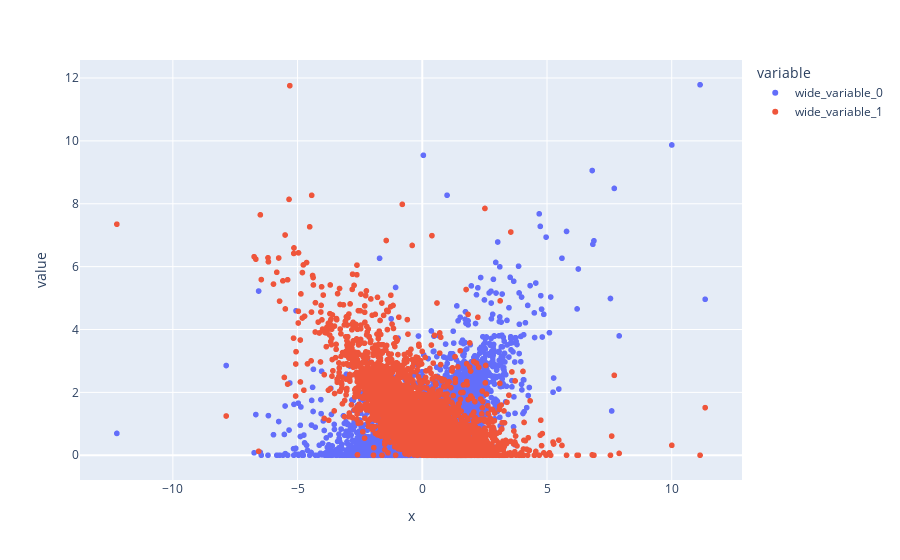

Notebook code for this chart:
### Code cell
predictor = "MLP"
results = manager.load("{}_results".format(predictor))
data = manager.load("2020-07-20-2020-07-28:1d")

high = (data["high"] - data["open"])/data["open"] * 100
low = (data["open"] - data["low"])/data["open"] * 100

fig = ex.scatter(x=results["{}_predicted".format(predictor)][:5970], y=[high[1:], low[1:]])
fig.show()

### Figure 1 — Plotly figure (JSON) as saved in the notebook; plotly's stock layout.template omitted (floating-point values rounded to 4 significant figures; data arrays with more than 128 entries replaced by an {"elided": "..."} marker saying what was removed)
{"data": [{"hovertemplate": "variable=wide_variable_0<br>x=%{x}<br>value=%{y}<extra></extra>", "legendgroup": "wide_variable_0", "marker": {"color": "#636efa", "symbol": "circle"}, "mode": "markers", "name": "wide_variable_0", "showlegend": true, "type": "scattergl", "x": {"elided": "5970 float values"}, "xaxis": "x", "y": {"elided": "5970 float values"}, "yaxis": "y"}, {"hovertemplate": "variable=wide_variable_1<br>x=%{x}<br>value=%{y}<extra></extra>", "legendgroup": "wide_variable_1", "marker": {"color": "#EF553B", "symbol": "circle"}, "mode": "markers", "name": "wide_variable_1", "showlegend": true, "type": "scattergl", "x": {"elided": "5970 float values"}, "xaxis": "x", "y": {"elided": "5970 float values"}, "yaxis": "y"}], "layout": {"legend": {"title": {"text": "variable"}, "tracegroupgap": 0}, "margin": {"t": 60}, "xaxis": {"anchor": "y", "domain": [0, 1], "title": {"text": "x"}}, "yaxis": {"anchor": "x", "domain": [0, 1], "title": {"text": "value"}}}}
